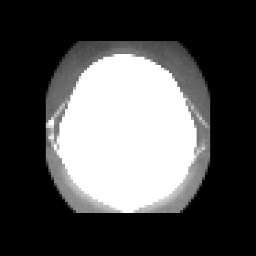

Python code for this plot:
#!/usr/bin/env python

# Shift and scale image data to convert precision, then magnify for display.

# Factory overrides
import vtkmodules.vtkInteractionStyle  # noqa: F401
import vtkmodules.vtkRenderingFreeType  # noqa: F401
import vtkmodules.vtkRenderingOpenGL2  # noqa: F401

import os

from vtkmodules.vtkIOImage import vtkImageReader
from vtkmodules.vtkImagingCore import (
    vtkImageMagnify,
    vtkImageShiftScale,
)
from vtkmodules.vtkRenderingCore import (
    vtkImageActor,
    vtkRenderWindow,
    vtkRenderWindowInteractor,
    vtkRenderer,
)

# Image pipeline
reader = vtkImageReader()
reader.GetExecutive().SetReleaseDataFlag(0, 0)
reader.SetDataByteOrderToLittleEndian()
reader.SetDataExtent(0, 63, 0, 63, 1, 93)
data_dir = os.environ.get("VPE_DATA_DIR", os.path.dirname(os.path.abspath(__file__)))

reader.SetFilePrefix(os.path.join(data_dir, "headsq", "quarter"))
reader.SetDataMask(0x7fff)

# Shift and scale to double
shift_scale = vtkImageShiftScale()
shift_scale.SetInputConnection(reader.GetOutputPort())
shift_scale.SetShift(0)
shift_scale.SetScale(0.5)
shift_scale.SetOutputScalarTypeToDouble()

# Scale back
shift_scale2 = vtkImageShiftScale()
shift_scale2.SetInputConnection(shift_scale.GetOutputPort())
shift_scale2.SetShift(0)
shift_scale2.SetScale(2.0)

# Magnify
magnify = vtkImageMagnify()
magnify.SetInputConnection(shift_scale2.GetOutputPort())
magnify.SetMagnificationFactors(4, 4, 1)
magnify.InterpolateOff()
magnify.Update()

# Display with vtkImageActor
image_actor = vtkImageActor()
image_actor.GetMapper().SetInputConnection(magnify.GetOutputPort())

# Renderer
renderer = vtkRenderer()
renderer.AddActor(image_actor)

# Window
render_window = vtkRenderWindow()
render_window.AddRenderer(renderer)
render_window.SetSize(256, 256)
render_window.SetWindowName("shift scale")

# Scene
renderer.ResetCamera()

# Interactor
interactor = vtkRenderWindowInteractor()
interactor.SetRenderWindow(render_window)

interactor.Initialize()
interactor.Start()
